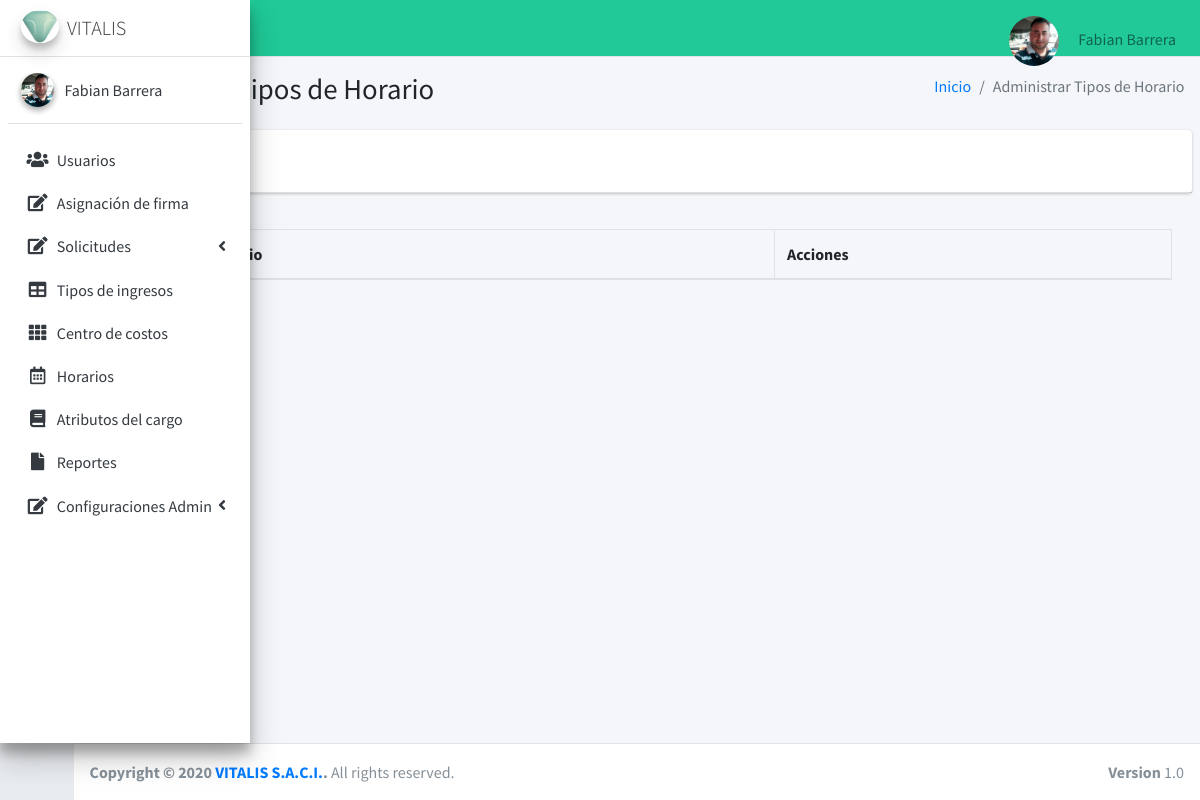
/horarios (signed in), run on an earlier commit of the app's database.
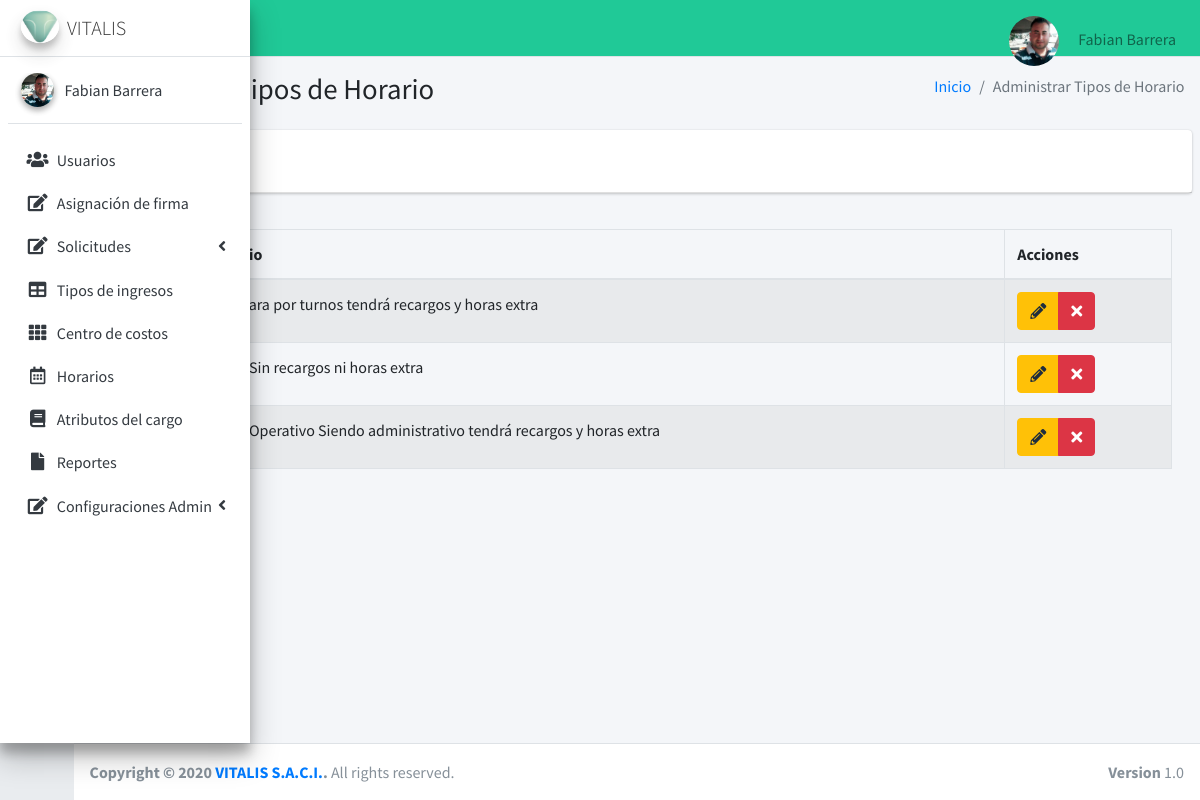
And on a later commit of the database.
### tables this page shows
CREATE TABLE `horarios` (
  `id` int(11) NOT NULL,
  `horario` varchar(100) NOT NULL,
  `fecha_horario` timestamp NOT NULL DEFAULT current_timestamp()
);

### controladores/plantilla.controlador.php (called while the page is built)
<?php
class ControladorPlantilla{
    static public function ctrPlantilla(){
        include "vistas/plantilla.php";
    }
}

### index.php (called while the page is built, shortened)
<?php
  require_once "controladores/plantilla.controlador.php";
  require_once "controladores/usuarios.controlador.php";
  require_once "controladores/horarios.controlador.php";
  require_once "controladores/firmas.controlador.php";
  require_once "modelos/horarios.modelo.php";
  $plantilla =new ControladorPlantilla();
  $plantilla -> ctrPlantilla();
  ?>

### controladores/horarios.controlador.php (called while the page is built, shortened)
<?php
class ControladorHorarios{
	static public function ctrMostrarHorarios($item, $valor){
		$tabla = "horarios";
		$respuesta = ModeloHorarios::mdlMostrarHorarios($tabla, $item, $valor);
		return $respuesta;
	}
}

### modelos/conexion.php (called while the page is built)
<?php
class Conexion{
	static public function conectar(){
		$link = new PDO("mysql:host=localhost;dbname=vitaweb",
			            "root",
			            "");
		$link->exec("set names utf8");
		return $link;
	}
}

### modelos/horarios.modelo.php (called while the page is built, shortened)
<?php
require_once "conexion.php";
class ModeloHorarios{
    static public function mdlMostrarHorarios($tabla, $item, $valor){
        if ($item != null) {
            $stmt = Conexion::conectar()->prepare("SELECT * FROM $tabla WHERE $item = :$item");
            $stmt -> bindParam(":".$item, $valor, PDO::PARAM_STR);
            $stmt -> execute();
            return $stmt ->fetch();
        }else {
            $stmt = Conexion::conectar()->prepare("SELECT * FROM $tabla");
            $stmt -> execute();
            return $stmt ->fetchAll();
        }
    }
}

### vistas/modulos/horarios.php (the view, shortened to what this page needs)
<div class="content-wrapper">
  <section class="content-header">
    <div class="container-fluid">
      <div class="row mb-2">
        <div class="col-sm-6">
          <h1>Administrar Tipos de Horario</h1>
        </div>
        <div class="col-sm-6">
          <ol class="breadcrumb float-sm-right">
            <li class="breadcrumb-item"><a href="inicio">Inicio</a></li>
            <li class="breadcrumb-item active">Administrar Tipos de Horario</li>
          </ol>
        </div>
      </div>
    </div>
  </section>
  <section class="content">
    <div class="card">
      <div class="card-header">
        <button type="button" class="btn btn-primary" data-toggle="modal" data-target="#AgregarHorario">
          Agregar horario
        </button>
      </div>
    </div>
    <div class="card-body">
      <table id="example1" class="table table-bordered table-striped">
        <thead>
          <tr>
            <th style="width: 10px;" >#</th>
            <th>Tipos de horario</th>
            <th>Acciones</th>
          </tr>
        </thead>
        <tbody>
        <?php
        $item = null;
        $valor = null;
          $tiposHorario = ControladorHorarios::ctrMostrarHorarios($item, $valor);
          foreach ($tiposHorario as $key => $value) {
            echo
          '<tr>
              <td>'.($key+1).'</td>
              <td>'.$value["horario"].'</td>
              <td>
                <div class="btn-group">
                  <button class="btn btn-warning btnEditarhorario"idTipohorario="'.$value["id"].'" data-toggle="modal"data-target="#modalEditarHorario"><i class="fas fa-pencil-alt"></i></button>
                  <button class="btn btn-danger btnEliminarHorario"idTipohorario="'.$value["id"].'"><i class="fa fa-times"></i></button>
                </div>
              </td>
          </tr>';
          }
        ?>
        </tbody>
      </table>
    </div>
</div>
</div>

### vistas/plantilla.php (shortened to what this page needs)
<!DOCTYPE html>
<html>
<head>
  <link rel="stylesheet" href="vistas/plugins/fontawesome-free/css/all.min.css">
  <link rel="stylesheet" href="https://code.ionicframework.com/ionicons/2.0.1/css/ionicons.min.css">
  <link rel="stylesheet" href="vistas/plugins/datatables-bs4/css/dataTables.bootstrap4.min.css">
  <link rel="stylesheet" href="vistas/plugins/datatables-responsive/css/responsive.bootstrap4.min.css">
  <link rel="stylesheet" href="vistas/plugins/tempusdominus-bootstrap-4/css/tempusdominus-bootstrap-4.min.css">
  <link rel="stylesheet" href="vistas/plugins/icheck-bootstrap/icheck-bootstrap.min.css">
  <link rel="stylesheet" href="vistas/plugins/jqvmap/jqvmap.min.css">
  <link rel="stylesheet" href="vistas/dist/css/adminlte.css">
  <link rel="stylesheet" href="vistas/plugins/overlayScrollbars/css/OverlayScrollbars.min.css">
  <link rel="stylesheet" href="vistas/plugins/daterangepicker/daterangepicker.css">
  <link rel="stylesheet" href="vistas/plugins/summernote/summernote-bs4.css">
</head>
<body class="hold-transition sidebar-collapse sidebar-mini login-page">
  <?php
  if (isset($_SESSION["iniciarSesion"]) && $_SESSION["iniciarSesion"] == "ok") {
    echo '<div class="wrapper">';
    include "modulos/nav.php";
    include "modulos/menu.php";
    if (isset($_GET["ruta"])) {
      if (
        $_GET["ruta"] == "inicio" ||
        $_GET["ruta"] == "usuarios" ||
        $_GET["ruta"] == "asignacionFirma" ||
        $_GET["ruta"] == "administrarsolicitudes" ||
        $_GET["ruta"] == "crear-solicitud" ||
        $_GET["ruta"] == "editar-solicitud" ||
        $_GET["ruta"] == "tiposIngreso" ||
        $_GET["ruta"] == "centroCostos" ||
        $_GET["ruta"] == "horarios" ||
        $_GET["ruta"] == "atributosCargo" ||
        $_GET["ruta"] == "reportes" ||
        $_GET["ruta"] == "configuraciones" ||
        $_GET["ruta"] == "configurarCorreo" ||
        $_GET["ruta"] == "datosFormato" ||
        $_GET["ruta"] == "perfiles" ||
        $_GET["ruta"] == "login" ||
        $_GET["ruta"] == "salir"
      ) {
        include "modulos/" . $_GET["ruta"] . ".php";
      } else {
        include "modulos/404.php";
      }
    } else {
      include "modulos/inicio.php";
    }
    include "modulos/footer.php";
  } else {
    include "modulos/login.php";
  }
  ?>
</body>
</html>

### vistas/modulos/nav.php (shortened to what this page needs)
<nav class="main-header navbar navbar-expand navbar-teal navbar-light">
    <ul class="navbar-nav">
        <li class="nav-item">
            <a class="nav-link" data-widget="pushmenu" href="#" role="button"><i class="fas fa-bars"></i></a>
        </li>
    </ul>
    <ul class="navbar-nav ml-auto">
        <li class="nav-item dropdown user-menu">
            <a href="#" class="nav-link dropdown-toggle" data-toggle="dropdown" aria-expanded="false">
            <?php
                   if ($_SESSION["foto"] != ""){
                   echo '<img src="'.$_SESSION["foto"].'"class="img-size-50 mr-3 img-circle">';
                   }else {
                   echo '<img src="vistas/img/usuarios/user1.jpg" class="img-size-50 mr-3 img-circle">';
                   }
                   ?>
                <span class="d-none d-md-inline"> <?php echo $_SESSION["nombre"]; ?></span>
            </a>
        </li>
    </ul>
</nav>

### vistas/modulos/menu.php (shortened to what this page needs)
<aside class="main-sidebar sidebar-light-primary elevation-4">
    <a href="inicio" class="brand-link">
      <img src="vistas/dist/img/logo3.png" alt="AdminLTE Logo" class="brand-image img-circle elevation-3"
           style="opacity: .8">
    </a>
    <div class="sidebar">
      <div class="user-panel mt-3 pb-3 mb-3 d-flex">
        <div class="image">
        <?php
                   if ($_SESSION["foto"] != ""){
                    echo '<img src="'.$_SESSION["foto"].'"class="img-circle elevation-2">';
                   }else {
                    echo '<img src="vistas/img/usuarios/user5.png" class="img-circle elevation-2" alt="User Image">';
                   }
                ?>
        </div>
      </div>
      <nav class="mt-2">
        <ul class="nav nav-pills nav-sidebar flex-column" data-widget="treeview" role="menu" data-accordion="false">
               <li class="nav-item">
            <a href="usuarios" class="nav-link">
              <i class="nav-icon fas fa-users"></i>
            </a>
            <li class="nav-item">
            <a href="asignacionFirma" class="nav-link">
              <i class="nav-icon fas fa-edit"></i>
            </a>
            <li class="nav-item has-treeview">
            <a href="#" class="nav-link">
            <i class="nav-icon fas fa-edit"></i>
            </a>
          </li>
          <li class="nav-item">
            <a href="tiposIngreso" class="nav-link">
            <i class="nav-icon fas fa-table"></i>
            </a>
          </li>
          <li class="nav-item">
            <a href="centroCostos" class="nav-link">
              <i class="nav-icon fas fa-th"></i>
            </a>
          </li>
          <li class="nav-item">
            <a href="horarios" class="nav-link">
              <i class="nav-icon far fa-calendar-alt"></i>
            </a>
          </li>
          <li class="nav-item">
            <a href="atributosCargo" class="nav-link">
              <i class="nav-icon fas fa-book"></i>
            </a>
          </li>
          <li class="nav-item">
            <a href="reportes" class="nav-link">
              <i class="nav-icon fas fa-file"></i>
            </a>
          </li>
          <li class="nav-item has-treeview">
            <a href="configuraciones" class="nav-link">
            <i class="nav-icon fas fa-edit"></i>
            </a>
          </li>
            </ul>
      </nav>
    </div>
  </aside>

### vistas/modulos/footer.php
<footer class="main-footer">
    <strong>Copyright &copy; 2020 <a href="#">VITALIS S.A.C.I.</a>.</strong>
    All rights reserved.
    <div class="float-right d-none d-sm-inline-block">
      <b>Version</b> 1.0
    </div>
  </footer>

What changed in the data, as far as the page shows it:
added horarios: horario "Rotativo Trabajara por turnos tendrá recargos y horas extra"
added horarios: horario "Administrativo Sin recargos ni horas extra"
added horarios: horario "Administrativo Operativo Siendo administrativo tendrá recargos y horas extra"
